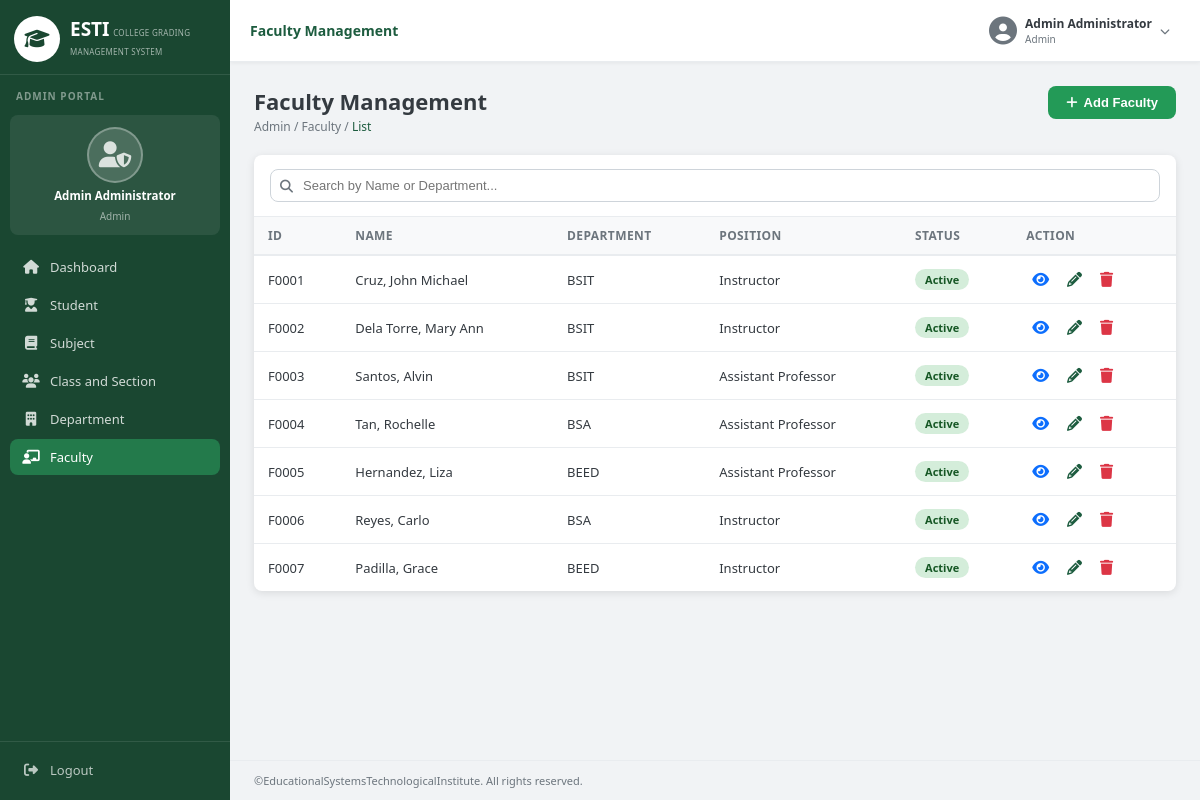
The app's page /pages/admin/faculty.php (signed in) with its own data.
### tables this page shows
CREATE TABLE IF NOT EXISTS faculty (
    id INT AUTO_INCREMENT PRIMARY KEY,
    faculty_id VARCHAR(20) NOT NULL UNIQUE,
    first_name VARCHAR(50) NOT NULL,
    last_name VARCHAR(50) NOT NULL,
    email VARCHAR(100) UNIQUE,
    dept_code VARCHAR(20),
    position VARCHAR(80),
    status ENUM('Active','Inactive') DEFAULT 'Active',
    created_at TIMESTAMP DEFAULT CURRENT_TIMESTAMP,
    FOREIGN KEY (dept_code) REFERENCES departments(dept_code) ON UPDATE CASCADE
);

### pages/admin/faculty.php (the view, shortened to what this page needs)
<?php
require_once '../../includes/config.php';
$faculty = $conn->query("SELECT * FROM faculty ORDER BY faculty_id");
require_once '../../includes/header.php';
?>
<div class="page-header">
<div class="page-header-left">
<h1>Faculty Management</h1>
<div class="breadcrumb"><a href="#">Admin</a> / <a href="#">Faculty</a> / <span>List</span></div>
</div>
<button class="btn btn-primary" onclick="openModal('addFacultyModal')"><i class="fas fa-plus"></i> Add Faculty</button>
</div>
<div class="table-card">
<div class="table-toolbar">
<div class="search-wrap"><i class="fas fa-search"></i>
<input type="text" id="fSearch" class="search-input" placeholder="Search by Name or Department..."></div>
</div>
<table id="fTable">
<thead><tr><th>ID</th><th>Name</th><th>Department</th><th>Position</th><th>Status</th><th>Action</th></tr></thead>
<tbody>
<?php while ($f = $faculty->fetch_assoc()): ?>
<tr>
<td><?= htmlspecialchars($f['faculty_id']) ?></td>
<td><?= htmlspecialchars($f['last_name'].', '.$f['first_name']) ?></td>
<td><?= htmlspecialchars($f['dept_code']) ?></td>
<td><?= htmlspecialchars($f['position'] ?? '—') ?></td>
<td><span class="badge badge-<?= strtolower($f['status']) ?>"><?= $f['status'] ?></span></td>
<td>
<div class="action-btns">
<button class="action-btn view" onclick="viewFaculty(<?= htmlspecialchars(json_encode($f)) ?>)"><i class="fas fa-eye"></i></button>
<button class="action-btn edit" onclick="editFaculty(<?= htmlspecialchars(json_encode($f)) ?>)"><i class="fas fa-pencil-alt"></i></button>
<form method="POST" style="display:inline" onsubmit="confirmDelete(this);return false;">
<button type="submit" class="action-btn del"><i class="fas fa-trash"></i></button>
</form>
</div>
</td>
</tr>
<?php endwhile; ?>
</tbody>
</table>
</div>
<?php require_once '../../includes/footer.php'; ?>

### assets/css/style.css (style rules this page uses)
:root { --green-dark:#1a4731;--green-main:#1d5c3f;--green-mid:#237a4b;--green-light:#2e9b62;--green-btn:#239a57;--green-hover:#1c7d47;--green-bg:#e8f5ee;--green-badge:#d4edda;--green-text:#155724;--red-badge:#f8d7da;--red-text:#721c24;--white:#ffffff;--gray-50:#f8f9fa;--gray-100:#f1f3f5;--gray-200:#e9ecef;--gray-400:#ced4da;--gray-600:#6c757d;--gray-800:#343a40;--sidebar-w:230px;--topbar-h:62px;--radius:8px;--shadow:0 2px 8px rgba(0,0,0,.10);--shadow-lg:0 4px 20px rgba(0,0,0,.15);--transition:.22s ease }
*,*::before,*::after { box-sizing:border-box;margin:0;padding:0 }
body { font-family:'Segoe UI',system-ui,sans-serif;background:var(--gray-100);color:var(--gray-800);font-size:14px }
.page-header { display:flex;align-items:flex-start;justify-content:space-between;margin-bottom:20px;flex-wrap:wrap;gap:12px }
.page-header-left h1 { font-size:22px;font-weight:700;color:var(--gray-800) }
.breadcrumb { font-size:12px;color:var(--gray-600);margin-top:2px }
.breadcrumb a { color:var(--gray-600);text-decoration:none }
.breadcrumb span { color:var(--green-main) }
.btn { display:inline-flex;align-items:center;gap:6px;padding:9px 18px;border-radius:var(--radius);font-size:13px;font-weight:600;cursor:pointer;border:none;text-decoration:none;transition:background var(--transition),transform .1s }
.btn-primary { background:var(--green-btn);color:var(--white) }
.table-card { background:var(--white);border-radius:var(--radius);box-shadow:var(--shadow);overflow:hidden }
.table-toolbar { display:flex;gap:10px;padding:14px 16px;border-bottom:1px solid var(--gray-200);flex-wrap:wrap;align-items:center }
.search-wrap { position:relative;flex:1;min-width:200px }
.search-wrap i { position:absolute;left:10px;top:50%;transform:translateY(-50%);color:var(--gray-600);font-size:13px }
.search-input { width:100%;padding:8px 10px 8px 32px;border:1px solid var(--gray-400);border-radius:var(--radius);font-size:13px;outline:none;transition:border-color var(--transition) }
table { width:100%;border-collapse:collapse }
thead tr { background:var(--gray-50) }
th { text-align:left;padding:10px 14px;font-size:12px;font-weight:700;color:var(--gray-600);text-transform:uppercase;letter-spacing:.4px;border-bottom:2px solid var(--gray-200) }
td { padding:11px 14px;border-bottom:1px solid var(--gray-200);font-size:13px;vertical-align:middle }
tr:last-child td { border-bottom:none }
.badge { display:inline-block;padding:3px 10px;border-radius:20px;font-size:11px;font-weight:700 }
.badge-active { background:var(--green-badge);color:var(--green-text) }
.action-btns { display:flex;gap:6px;align-items:center }
.action-btn { background:none;border:none;cursor:pointer;font-size:15px;padding:4px 6px;border-radius:4px;transition:background var(--transition) }
.action-btn.view { color:#0d6efd }
.action-btn.edit { color:var(--green-main) }
.action-btn.del { color:#dc3545 }

### records on screen
faculty: faculty "F0001", last_name+first_name "Cruz, John Michael", dept_code "BSIT", position "Instructor", status "Active"
faculty: faculty "F0002", last_name+first_name "Dela Torre, Mary Ann", dept_code "BSIT", position "Instructor", status "Active"
faculty: faculty "F0003", last_name+first_name "Santos, Alvin", dept_code "BSIT", position "Assistant Professor", status "Active"
faculty: faculty "F0004", last_name+first_name "Tan, Rochelle", dept_code "BSA", position "Assistant Professor", status "Active"
faculty: faculty "F0005", last_name+first_name "Hernandez, Liza", dept_code "BEED", position "Assistant Professor", status "Active"
faculty: faculty "F0006", last_name+first_name "Reyes, Carlo", dept_code "BSA", position "Instructor", status "Active"
faculty: faculty "F0007", last_name+first_name "Padilla, Grace", dept_code "BEED", position "Instructor", status "Active"

### other values on screen
$_SESSION['admin_name'] "Admin Administrator"
$_SESSION['admin_role'] "Admin"
$page_title "Faculty Management"
